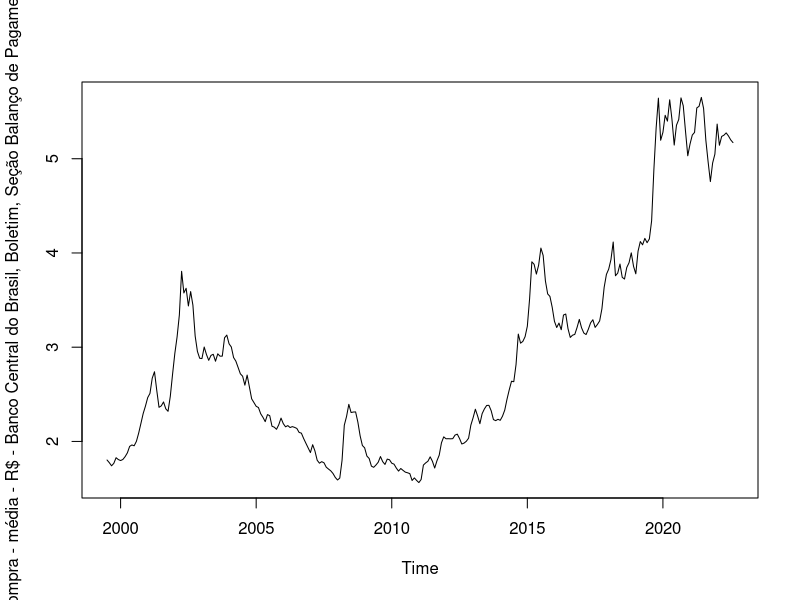
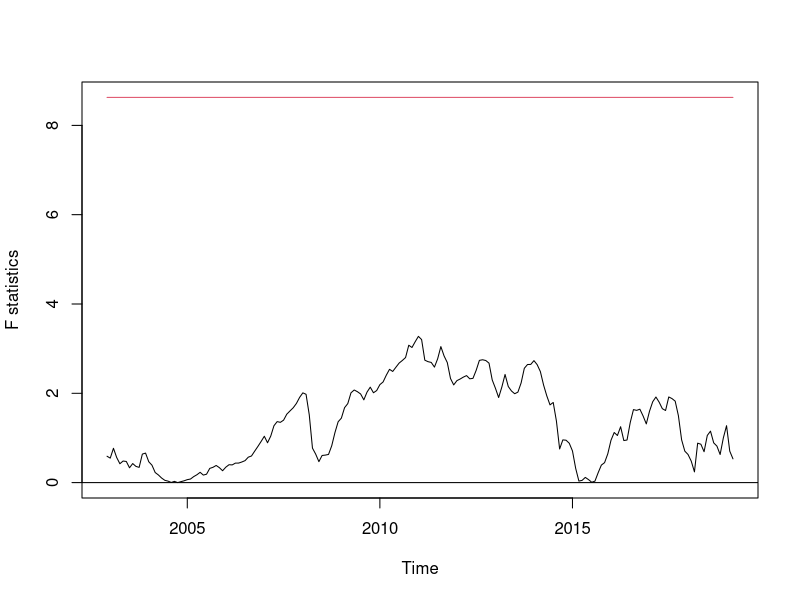
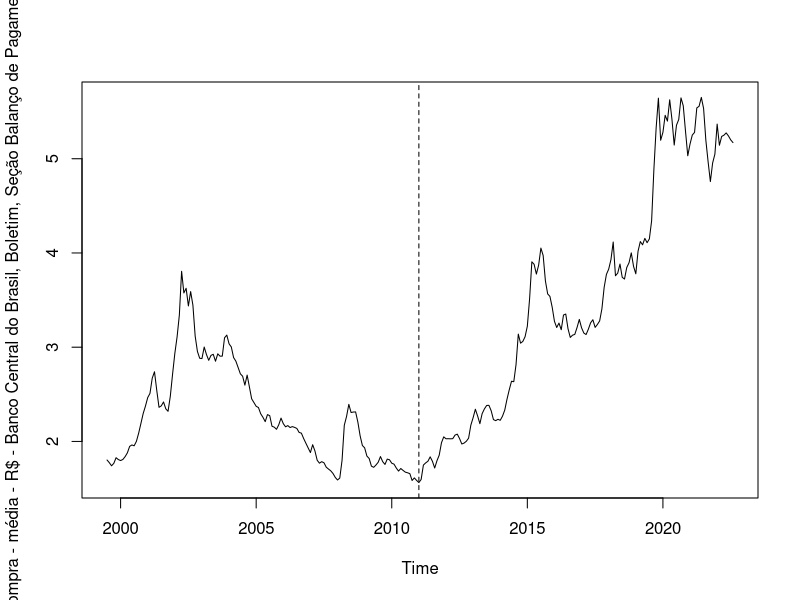
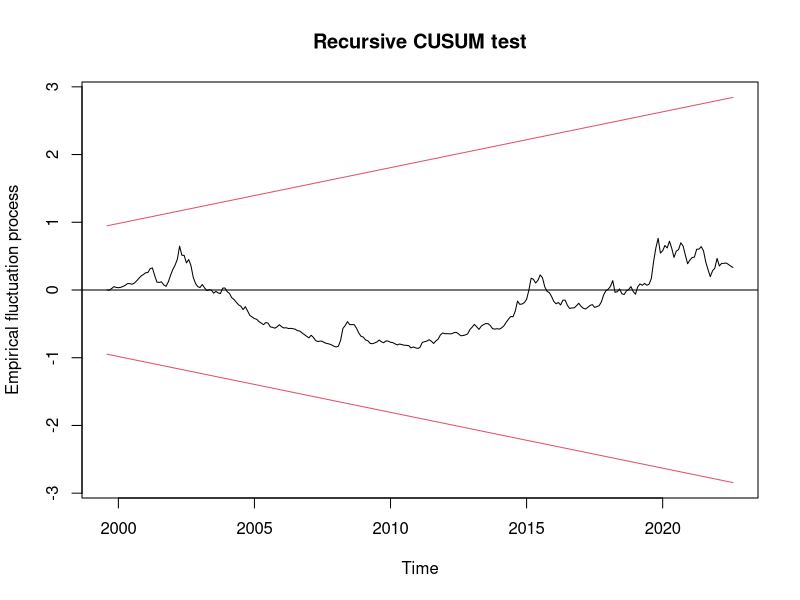
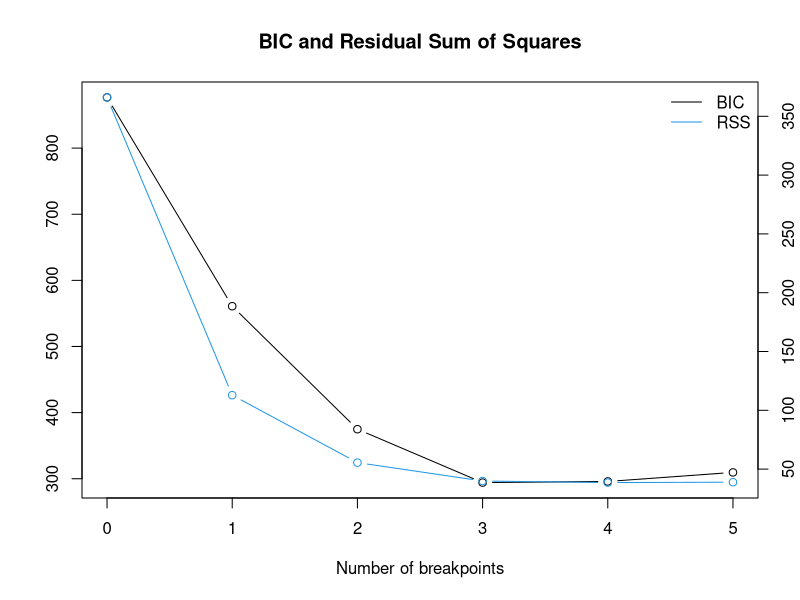
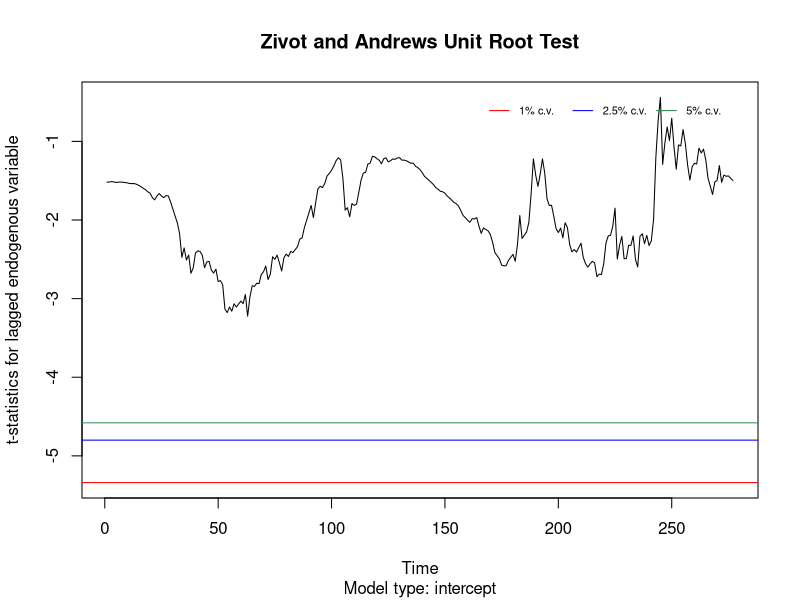

The R script that drew these images, in order:
## ---- chunk 1
knitr::opts_chunk$set(echo = TRUE)
## ---- chunk 2
library(readxl)

cambio=read_excel('Cambio.xlsx')

cambio=ts(cambio[,2],start=c(1999,7),freq=12)
View(cambio)
plot(cambio)
## ---- chunk 3
#install.packages('strucchange')
library(strucchange)

fs.cambio=Fstats(diff(cambio)~1)
plot(fs.cambio)
sctest(fs.cambio)
## visualize the breakpoint implied by the argmax of the F statistics
plot(cambio)
lines(breakpoints(fs.cambio))
breakpoints(fs.cambio)

#efp=empirical fluctuation process
ocus.cambio=efp(diff(cambio)~1,type='Rec-CUSUM')
plot(ocus.cambio)
sctest(ocus.cambio)
## ---- chunk 4
bp.cambio=breakpoints(cambio~1,h=0.15,breaks=5)
summary(bp.cambio)
plot(bp.cambio)
coef(bp.cambio,breaks=4)
## ---- chunk 5
#teste de Chow indicou a quebra em 2017(9), ou seja na observação 218

N=length(cambio)

DP=rep(0,N)
DL=rep(0,N)
DS=rep(0,N)

Tb=218

for (t in 1:N){
  if(t==Tb+1)
    DP[t]=1
  
  if(t>Tb){
    DL[t]=1
    DS[t]=t-Tb
  }
}
DP=ts(DP)
DL=ts(DL)

DS=ts(DS)

trend=ts(seq(1:N))
modeloA = lm(cambio ~trend +DL)
summary(modeloA)

resA=modeloA$residuals

library(urca)

res.df=ur.df(resA,type='none',selectlags='BIC')
summary(res.df)

lambda=Tb/N
lambda
## ---- chunk 6
library(urca)
cambio.za=ur.za(cambio,model='intercept',lag=1)
summary(cambio.za)
plot(cambio.za)
